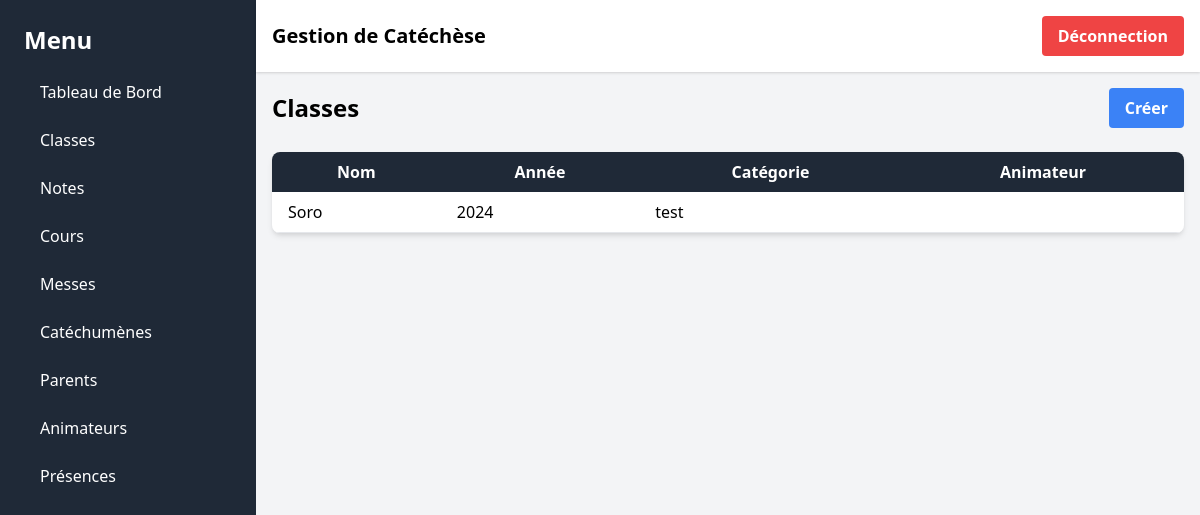
Page /classes/ (signed in) on the committed database.
### gestion/models.py (models this page shows, shortened)
class Classe(models.Model):
    nom = models.CharField(max_length=100)
    annee = models.IntegerField()
    categorie = models.CharField(max_length=100)

### gestion/views.py (the view)
# urls.py: path('classes/', views.classes, name='classes'),
@login_required
def classes(request):
    classes = Classe.objects.all()
    return render(request, 'gestion/classes.html', {'classes': classes})

### gestion/templates/gestion/classes.html
{% extends 'gestion/base.html' %}
{% block content %}
<div class="flex justify-between items-center mb-6">
    <h1 class="text-2xl font-semibold">Classes</h1>
    <a href="{% url 'create_classe' %}" class="bg-blue-500 hover:bg-blue-700 text-white font-bold py-2 px-4 rounded focus:outline-none focus:shadow-outline">Créer</a>
</div>
<table class="min-w-full bg-white shadow-md rounded-lg overflow-hidden">
    <thead class="bg-gray-800 text-white">
        <tr>
            <th class="py-2 px-4">Nom</th>
            <th class="py-2 px-4">Année</th>
            <th class="py-2 px-4">Catégorie</th>
            <th class="py-2 px-4">Animateur</th>
        </tr>
    </thead>
    <tbody class="bg-gray-200">
        {% for classe in classes %}
        <tr class="bg-white border-b">
            <td class="py-2 px-4">{{ classe.nom }}</td>
            <td class="py-2 px-4">{{ classe.annee }}</td>
            <td class="py-2 px-4">{{ classe.categorie }}</td>
            <td class="py-2 px-4">{{ classe.animateur.get_full_name }}</td>
        </tr>
        {% endfor %}
    </tbody>
</table>
{% endblock %}

### rows in the picture
Classe: nom "Soro", annee "2024", categorie "test"
